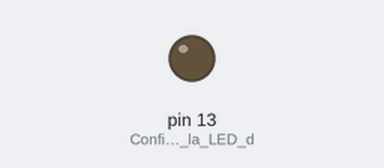
Bench run of a sketch on a simulated Arduino Uno, built with avr-gcc and run on an emulated ATmega328P. Parts: output pins drawn as LEDs (lit = HIGH). What the sketch prints to the serial monitor is not drawn.

Above: at 0.1 s.
At 34.7 s:
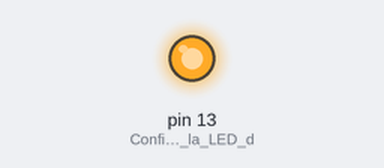
Timing chart, 0 to 36.2 s (numbered marks = the images above):
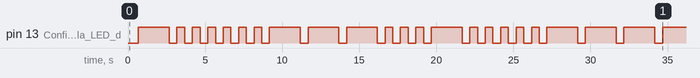

The sketch:

Script.ino
```cpp
#include"LettreMorse.hpp" // Inclusion des deux fichiers hpp pour utiliser leurs fonctions et variables.
#include"Traducteur.hpp"
#include<Arduino.h> // Inclusion de Arduino.h pour pouvoir utiliser la variable String.

LettreMorse lm;
Traducteur tr;

void setup() {
pinMode(LED_BUILTIN, OUTPUT); // Configuration de la LED dans la carte arduino pour qu'elle puisse clignoter.
Serial.begin(9600);
delay(500); // Laisser le temps au données d'arriver.
tr.paragraphe_in_clignotements(lm.traduction_mot(lm.txt)); // Apelle des deux fonctions principales dont l'une va permettre la traduction
                                                           // du texte (txt) en morse et l'zutre de transformer se texte traduit en clignotements.

}

void loop() {
  // put your main code here, to run repeatedly:
}
```

LettreMorse.cpp
```cpp
#include"LettreMorse.hpp"
#include<Arduino.h> // Inclusion de Arduino.h pour pouvoir utiliser la variable String.


LettreMorse::LettreMorse(){}; // //Initialisation du constructeur.

String LettreMorse::txt = "Bonjou?r je m'apelle Thom::as"; // Initialisation du texte à traduire.
String LettreMorse::trad =""; // Initiliasation de la variable string qui va contenir le texte traduit.

// Tableau des caractères classiques et des caractères en morse.
char LettreMorse::lettre[63] = {'a','b','c','d','e','f','g','h','i','j','k','l','m','n','o','p','q','r','s','t','u','v','w','x','y','z','1','2','3','4','5','6','7','8','9','0',' ','A','B','C','D','E','F','G','H','I','J','K','L','M','N','O','P','Q','R','S','T','U','V','W','X','Y','Z'};
String LettreMorse::morse[63] = { ".-", "-...", "-.-." , "-..",".","..-.","--.","....","..",".---","-.-",".-..", "--", "-.","---",".--.","--.-",".-.","...","-","..-","...-",".--",
"-..-","-.--","--..",".----","..---","...--","....-",".....","-....","--...","---..","----.","-----",".",".-", "-...", "-.-." , "-..",".","..-.","--.",".","..",".---","-.-",".-..", "--", "-.","---",".--.","--.-",".-.","...","-","..-","...-",".--",
"-..-","-.--","--.."};

String LettreMorse::traduction_lettre (char carac){  // Initialisation de la fonction permettant de traduire un caractère classique en caractère en morse
     int k =0;
     while (k < sizeof(lettre) && carac!=lettre[k]){k++;} // On cherche l'indice du caractère à traduire dans le tableau si il existe.
        if( k < sizeof(lettre) ){return(morse[k]);}       // On retourne la traduction de se caractère grâce à l'indice trouvé et grâce au tableau morse.
        else {return("");}
}

String LettreMorse::traduction_mot(String phrase){
    Serial.println("Le texte à traduire est:\n");
    Serial.println(phrase);
    for(int i=0; i < phrase.length();i++){                      // On fait une boucle for pour récupérer chaque caractère du texte.
          if (traduction_lettre(phrase[i])==""){trad = trad;}   // Si ce caractère n'est pas traduisible on ne touche au string contenant la traduction.
          else{trad += traduction_lettre(phrase[i])+"...";}     // Si il est traduisible on l'ajoute string contenant la traduction.

      }
    Serial.println("Le texte traduit en morse donne:\n");
    Serial.println(trad);

    return (trad);


}
```

LettreMorse.hpp
```cpp
#include<Arduino.h> // Inclusion de Arduino.h pour pouvoir utiliser la variable String.

class LettreMorse {

  public:

      LettreMorse(); // Constructeur de la classe.
      String traduction_lettre (char carac);
      String  traduction_mot( String phrase);
      static String txt;
      static String trad;

  private:

      static char lettre[63];
      static String morse[63];

};
```

Traducteur.cpp
```cpp
#include"Traducteur.hpp"
#include<Arduino.h> // Inclusion de Arduino.h pour pouvoir utiliser la variable String.


Traducteur::Traducteur(){}; //Initialisation du constructeur.


void Traducteur::lettr_in_clignotements(char lettr){ // Initialisation de la fonction permettant de faire clignoter la LED grâce à un caractère.
        if ( lettr == '-') { tiret();}
        else if ( lettr == '.') {point();}
}

void Traducteur::paragraphe_in_clignotements(String paragraphe){ // Initialisation de la fonction permettant de faire clignoter la LED grâce à un texte.
      for(int j=0; j < paragraphe.length();j++){     // On fait une boucle for pour récupérer chaque caractère du texte et on utilise la
            lettr_in_clignotements(paragraphe[j]);   // la fonction qui permet le clignotemment d'un caractère.
}

}


void Traducteur::tiret(){  // Représentation d'un tiret en clignotements

    digitalWrite(LED_BUILTIN,HIGH);
    Temps = millis();
    while((millis()-Temps)<2000){digitalWrite(LED_BUILTIN,HIGH);}  // LED alllumé pendant 2s.
    while((millis()-Temps)<2500){digitalWrite(LED_BUILTIN,LOW);}   // LED ensuite éteinte pendant 2500-2000 = 500 s.
}

void Traducteur::point(){

    digitalWrite(LED_BUILTIN,HIGH); // Représentation d'un point en clignotements
    Temps = millis();
    while((millis()-Temps)<500){digitalWrite(LED_BUILTIN,HIGH);} //LED alllumé pendant 2s.
    while((millis()-Temps)<1000){digitalWrite(LED_BUILTIN,LOW);} // LED ensuite éteinte pendant 1000-500 = 500 s.

}
```

Traducteur.hpp
```cpp
#include<Arduino.h> // Inclusion de Arduino.h pour pouvoir utiliser la variable String.


class Traducteur{
    public:

    Traducteur(); // Constructeur de la classe.
    void lettr_in_clignotements(char lettr);
    void paragraphe_in_clignotements(String paragraphe);
    void tiret();
    void point();
    int Temps;


    private :

};
```
